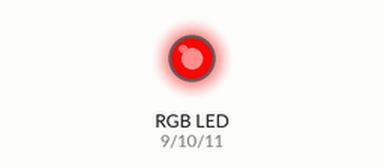
Simulated run of this sketch. Board: Arduino Uno, built with avr-gcc and run on an emulated ATmega328P. Parts: an RGB LED mixed from three pins (HIGH = lit). Dim RGB values are drawn brighter than linear.

Above: at 0.05 s.
At 0.95 s:
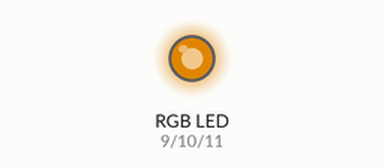
At 1.8 s:
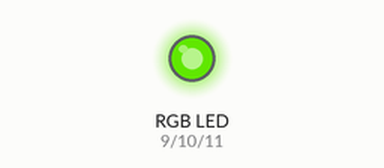
At 3.6 s:
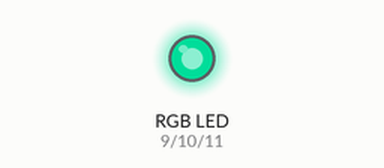
At 5.35 s:
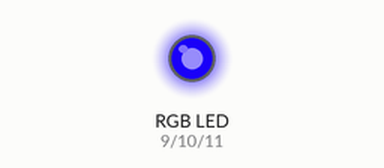
At 7.15 s:
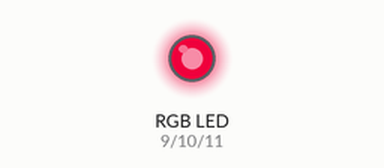
Timing chart, 0 to 10.0 s (numbered marks = the images above):
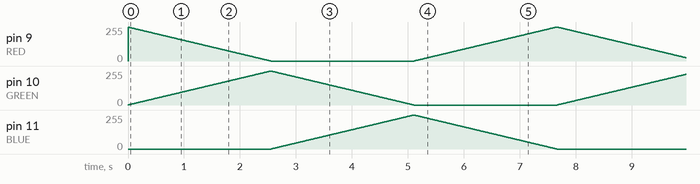

The sketch:

fade_v2.ino
```cpp
//  Pins (all PWM-capable on Uno)
#define RED 9
#define GREEN 10
#define BLUE 11

void setup()
{
  pinMode(RED, OUTPUT);
  pinMode(GREEN, OUTPUT);
  pinMode(BLUE, OUTPUT);
}

int redValue;
int greenValue;
int blueValue;

#define delayTime 10 // fading time between each colour step

void loop()
{
  redValue = 255;
  greenValue = 0;
  blueValue = 0;

  for (int i = 0; i < 255; i++) // fades red out, green in
  {
    redValue--;
    greenValue++;
    analogWrite(RED, redValue);
    analogWrite(GREEN, greenValue);
    delay(delayTime);
  }

  for (int i = 0; i < 255; i++) // fades green out, blue in
  {
    greenValue--;
    blueValue++;
    analogWrite(GREEN, greenValue);
    analogWrite(BLUE, blueValue);
    delay(delayTime);
  }

  for (int i = 0; i < 255; i++) // fades blue out, red in
  {
    blueValue--;
    redValue++;
    analogWrite(BLUE, blueValue);
    analogWrite(RED, redValue);
    delay(delayTime);
  }
}
```
